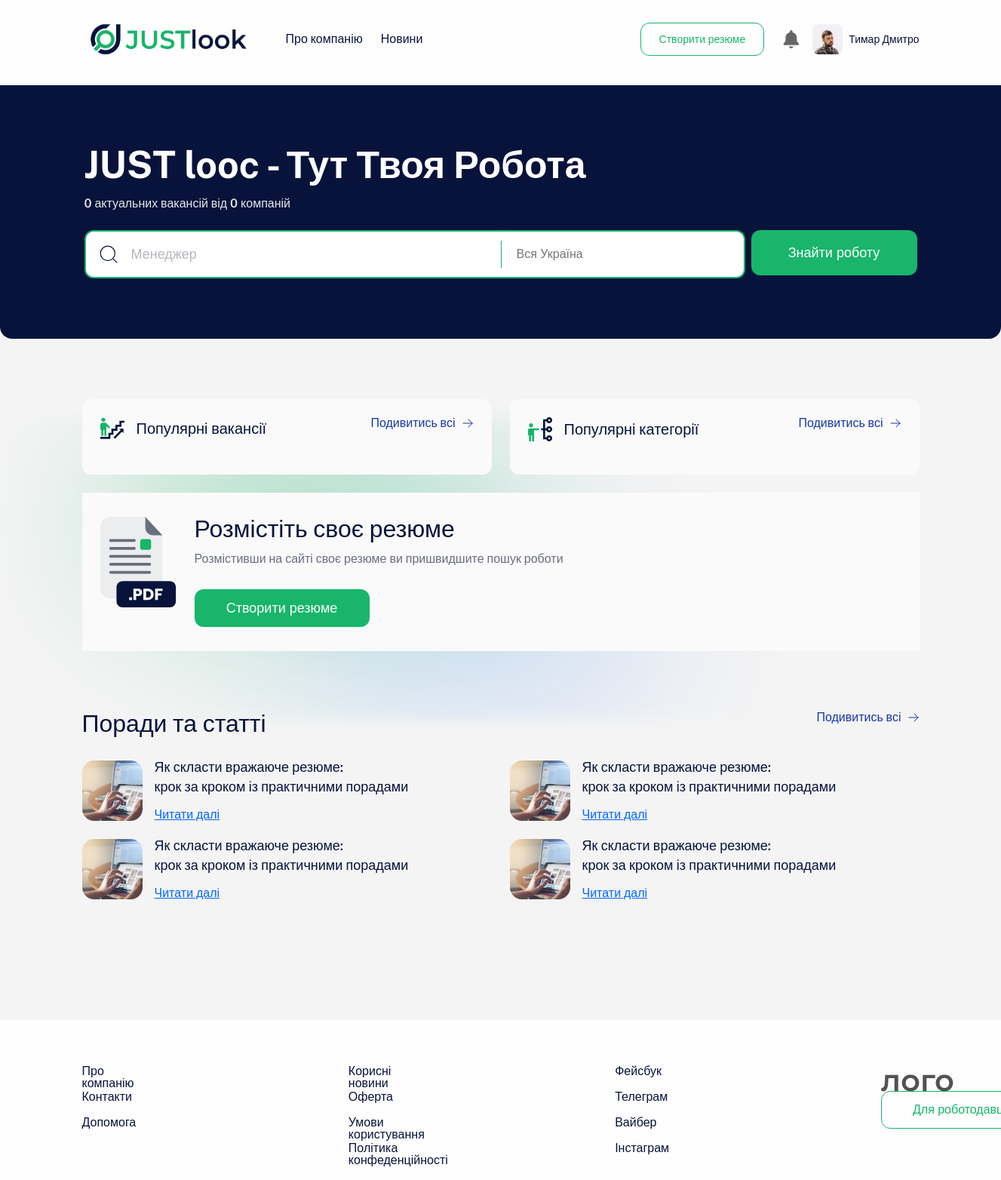
Page / (signed in) on the committed database.
### main/models.py (models this page shows, shortened)
class User(AbstractBaseUser, PermissionsMixin):
    ROLE_CHOICES = [
        ('seeker', 'Пошуковець'),
        ('employer', 'Роботодавець'),
    ]
    email = models.EmailField(unique=True, null=True, blank=True)
    phone = models.CharField(max_length=15, unique=True, null=True, blank=True)
    role = models.CharField(max_length=10, choices=ROLE_CHOICES)
    first_name = models.CharField(max_length=30, null=True, blank=True)
    last_name = models.CharField(max_length=30, null=True, blank=True)
    middle_name = models.CharField(max_length=30, null=True, blank=True)
    avatar = models.ImageField(upload_to='avatars/', null=True, blank=True)
    city = models.ForeignKey('main.City', on_delete=models.CASCADE, verbose_name="Місто")
    birthday = models.DateField(null=True, blank=True)
    date_created = models.DateTimeField(default=timezone.now)
    company = models.ForeignKey(Company, null=True, blank=True, on_delete=models.SET_NULL, related_name='users')
    is_active = models.BooleanField(default=True)
    is_staff = models.BooleanField(default=False)
    is_superuser = models.BooleanField(default=False)
    groups = models.ManyToManyField(Group, related_name='custom_user_set', blank=True)
    user_permissions = models.ManyToManyField(Permission, related_name='custom_user_set', blank=True)
    USERNAME_FIELD = 'email'  # This will be dynamically checked during authentication
    REQUIRED_FIELDS = []
    objects = UserManager()

### main/views.py (the view)
# urls.py: path('', home, name='home'),
def home(request):
    vacancies_count_all = Vacancy.objects.filter(status__in=['standard', 'standard_plus', 'hot']).count()
    company_count_all = Company.objects.all().count()
    position_counts = Vacancy.objects.filter(
        status__in=['standard', 'standard_plus', 'hot']
    ).values('position__name').annotate(
        count=Count('position')
    ).order_by('-count')[:6]
    category_counts = Vacancy.objects.filter(
        status__in=['standard', 'standard_plus', 'hot']
    ).values('position__categories__id', 'position__categories__name').annotate(
        count=Count('position__categories')
    ).order_by('-count')[:6]
    form = VacancySearchForm()
    context = {
        'vacancies_count_all': vacancies_count_all,
        'company_count_all': company_count_all,
        'position_counts': position_counts,  # Передаємо лише 6 позицій
        'category_counts': category_counts,
        'form': form,
    }
    return render(request, 'main/home.html', context)

### searcher/forms.py
class VacancySearchForm(forms.Form):
    title = forms.CharField(max_length=100, required=False, label='Назва вакансії', widget=forms.TextInput(attrs={
        'id': 'id_position', 'class': 'search-location__input js_open', 'placeholder': 'Менеджер'
    }))
    city = forms.CharField(max_length=100, required=False, label='Місто', widget=forms.TextInput(attrs={
        'id': 'id_city', 'class': 'search-location__select js_open', 'placeholder': 'Вся Україна'
    }))

### employer/context_processors.py (called while the page is built)
def vacancies_count(request):
    user = request.user
    if user.is_authenticated:
        company = user.company
        if company:
            vacancies_count = Vacancy.objects.filter(company=company).count()
        else:
            vacancies_count = 0
    else:
        vacancies_count = 0
    return {'vacancies_count': vacancies_count}

### main/templates/main/home.html (shortened to what this page needs)
{% extends "main/base.html" %}
{% load static %}
    {% block content %}
    <main class="main">
        <section class="search-top">
            <div class="search-top__inner">
                <h1 class="title-1">JUST looc - Тут Твоя Робота</h1>
                <p class="main__subtitle">
                    <span class="main__subtitle-bold">{{vacancies_count_all}}</span> актуальних вакансій
                    від <span class="main__subtitle-bold">{{company_count_all}}</span> компаній
                </p>
                <div class="search-location">
                    {% include 'searcher/search_vacancy_form.html' with form=form %}
                </div>
            </div>
        </section>
        <div class="container">
            <section>
                <div class="popular-vacancies__block-wrapper">
                    <div class="vacancies-block">
                        <div class="vacancies-block__top">
                            <div class="vacancies-block__top-left">
                                <img src="{% static 'main/images/stairs-up.svg' %}" alt="rectangle"/>
                                <h2 class="text-medium-20">Популярні вакансії</h2>
                            </div>
                            <div class="advices-block__top-right">
                            <a href="{% url 'vacancy_list' %}" class=" icon icon__link">Подивитись всі</a>
                        </div>
                        </div>
                    </div>
                    <div class="vacancies-block">
                        <div class="vacancies-block__top">
                            <div class="vacancies-block__top-left">
                                <img src="{% static 'main/images/popular-categories.svg' %}" alt="rectangle"/>
                                <h2 class="text-medium-20">Популярні категорії</h2>
                            </div>
                            <div class="advices-block__top-right">
                                <a href="{% url 'vacancy_list' %}" class=" icon icon__link">Подивитись всі</a>
                            </div>
                        </div>
                    </div>
                </div>
            </section>
            <section class="resume">
                <div class="resume__block-wrapper">
                    <div class="resume__block">
                        <div class="resume__block-left">
                            <img src="{% static 'main/images/pdf.svg' %}" alt="resume"/>
                        </div>
                        <div class="resume__block-right">
                            <h2 class="title-2">Розмістіть своє резюме</h2>
                            <p class="resume__subtitle">
                                Розмістивши на сайті своє резюме ви пришвидшите пошук роботи
                            </p>
                            <button class="resume__btn btn-color text-btn">Створити резюме</button>
                        </div>
                    </div>
                </div>
            </section>
            <section class="advices">
                <div class="advices__block-wrapper">
                    <div class="advices__block-top">
                        <h2 class="title-2">Поради та статті</h2>
                        <div class="advices-block__top-right">
                            <a href="#" class="icon icon__link">Подивитись всі</a>
                        </div>
                    </div>
                    <ul class="advices__block">
                        <li class="advices__block-item">
                            <div class="advices__block-left">
                                <img src="{% static 'main/images/image-icon.png' %}" alt="advices"/>
                            </div>
                            <div class="advices__block-right">
                                <p class="title-3">Як скласти вражаюче резюме:</p>
                                <p class="title-3">
                                    крок за кроком із практичними порадами
                                </p>
                                <a href="" class="advices__link">Читати далі</a>
                            </div>
                        </li>
                        <li class="advices__block-item">
                            <div class="advices__block-left">
                                <img src="{% static 'main/images/image-icon.png' %}" alt="advices"/>
                            </div>
                            <div class="advices__block-right">
                                <p class="title-3">Як скласти вражаюче резюме:</p>
                                <p class="title-3">
                                    крок за кроком із практичними порадами
                                </p>
                                <a href="" class="advices__link">Читати далі</a>
                            </div>
                        </li>
                        <li class="advices__block-item">
                            <div class="advices__block-left">
                                <img src="{% static 'main/images/image-icon.png' %}" alt="advices"/>
                            </div>
                            <div class="advices__block-right">
                                <p class="title-3">Як скласти вражаюче резюме:</p>
                                <p class="title-3">
                                    крок за кроком із практичними порадами
                                </p>
                                <a href="" class="advices__link">Читати далі</a>
                            </div>
                        </li>
                        <li class="advices__block-item">
                            <div class="advices__block-left">
                                <img src="{% static 'main/images/image-icon.png' %}" alt="advices"/>
                            </div>
                            <div class="advices__block-right">
                                <p class="title-3">Як скласти вражаюче резюме:</p>
                                <p class="title-3">
                                    крок за кроком із практичними порадами
                                </p>
                                <a href="" class="advices__link">Читати далі</a>
                            </div>
                        </li>
                    </ul>
                </div>
            </section>
        </div>
    </main>
{% endblock %}

### main/templates/main/base.html (shortened to what this page needs)
<!DOCTYPE html>
<html lang="en">
<head>
    {% load static %}
    <link rel="stylesheet" href="{% static 'main/css/reset.css' %}">
    <link rel="stylesheet" href="{% static 'main/css/style.css' %}">
</head>
<body>
<div class="wrapper">
    <header class="header">
        <div class="container">
            <div class="header__inner">
                <div class="header__inner-left">
                    <a class="header__logo" href="{% url 'home' %}"><img src="{% static 'main/images/social/Logo.png' %}" alt="logo" class="logo__img"></a>
                    <nav class="menu">
                        <ul class="menu__list">
                            <li class="menu__list-item"><a href="#" class="menu__link">Про компанію</a></li>
                            <li class="menu__list-item"><a href="#" class="menu__link">Новини</a></li>
                        </ul>
                    </nav>
                </div>
                {% if user.is_authenticated %}
                <div class="header__inner-right">
                    {% if user.role == 'seeker' %}
                    <a href="{% url 'create_resume' %}" >
                    <button class="header__create-btn btn-transparent" href="{% url 'home' %}">Створити резюме</button>
                    </a>
                    <img src="{% static 'main/images/bell.svg' %}" alt="bell" class="header__bell">
                    <a href="{% url 'edit_profile' %}">
                        <div class="header__user-block">
                            <img src="{% if user.avatar %}{{ user.avatar.url }}{% else %}{% static 'main/images/header-img.svg' %}{% endif %}" alt="header__profile-img" class="header__profile-img">
                            <p class="header__user-name">{{ user.first_name }} {{ user.last_name }}</p>
                        </div>
                    </a>
                    {% endif %}
                </div>
                {% endif %}
            </div>
        </div>
    </header>
    {% include 'main/login.html' %}
    {% block content %}
    {% endblock %}
    <footer class="footer">
        <div class="container">
            <div class="footer__inner">
                <ul class="footer__list">
                    <li class="footer__list-item">
                        <a href="#" class="footer__link">Про компанію</a>
                    </li>
                    <li class="footer__list-item">
                        <a href="#" class="footer__link">Контакти</a>
                    </li>
                    <li class="footer__list-item">
                        <a href="#" class="footer__link">Допомога</a>
                    </li>
                </ul>
                <ul class="footer__list">
                    <li class="footer__list-item">
                        <a href="#" class="footer__link">Корисні новини</a>
                    </li>
                    <li class="footer__list-item">
                        <a href="#" class="footer__link">Оферта</a>
                    </li>
                    <li class="footer__list-item">
                        <a href="#" class="footer__link">Умови користування</a>
                    </li>
                    <li class="footer__list-item">
                        <a href="#" class="footer__link">Політика конфеденційності</a>
                    </li>
                </ul>
                <ul class="footer__list">
                    <li class="footer__list-item">
                        <a href="#" class="footer__link">Фейсбук</a>
                    </li>
                    <li class="footer__list-item">
                        <a href="#" class="footer__link">Телеграм</a>
                    </li>
                    <li class="footer__list-item">
                        <a href="#" class="footer__link">Вайбер</a>
                    </li>
                    <li class="footer__list-item">
                        <a href="#" class="footer__link">Інстаграм</a>
                    </li>
                </ul>
                <ul class="footer__list">
                    <li class="footer__list-item">
                        <a href="#" class="footer__link">
                            <img src="../../../images/logo.svg" alt="logo" class="logo__img"
                            /></a>
                    </li>
                    <li class="footer__list-item">
                        <a href="#" class="footer__btn btn-transparent"
                        >Для роботодавця</a
                        >
                    </li>
                </ul>
            </div>
        </div>
    </footer>
</div>
</body>
</html>

### rows in the picture
User: avatar (picture), first_name "Тимар", last_name "Дмитро"

### other values in the picture
{{ vacancies_count_all }} "0"
{{ company_count_all }} "0"
